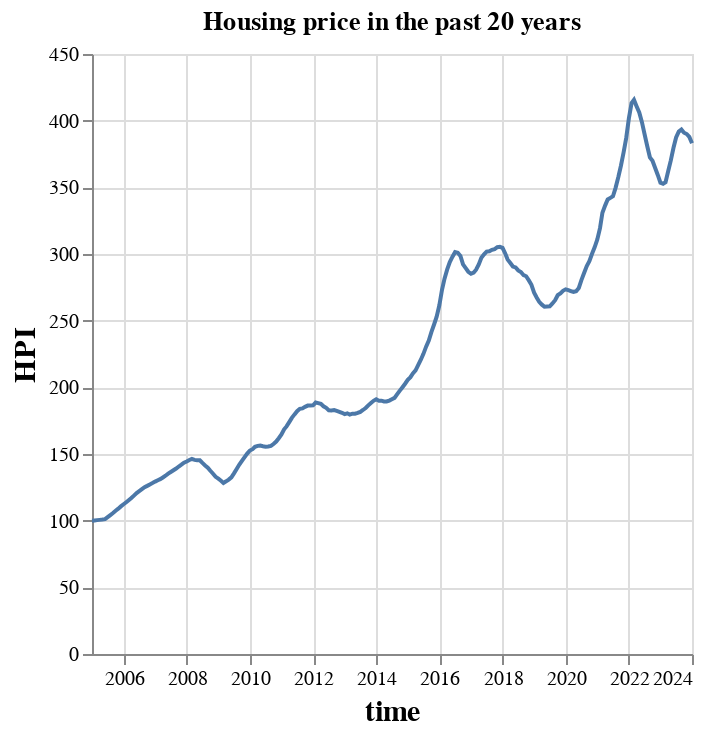

Here is the notebook cell this chart was saved with:
### Markdown cell above
Then we visualize the dataframe.

### Code cell
import altair as alt

plot = alt.Chart(data, title = "Housing price in the past 20 years").mark_line().encode(
    x=alt.X('Date:T').title('time'),
    y=alt.Y('house_price_index').title('HPI')
    
).configure_axis(titleFontSize = 15)
plot

### Figure 1 — Vega-Lite specification as saved in the notebook (floating-point values rounded to 4 significant figures; data arrays with more than 128 entries replaced by an {"elided": "..."} marker saying what was removed)
{"config": {"view": {"continuousWidth": 300, "continuousHeight": 300}, "axis": {"titleFontSize": 15}}, "data": {"name": "data-3c3c60080a22151963bdde38ea97ecf0"}, "mark": {"type": "line"}, "encoding": {"x": {"field": "Date", "title": "time", "type": "temporal"}, "y": {"field": "house_price_index", "title": "HPI", "type": "quantitative"}}, "title": "Housing price in the past 20 years", "$schema": "https://vega.github.io/schema/vega-lite/v5.8.0.json", "datasets": {"data-3c3c60080a22151963bdde38ea97ecf0": {"elided": "229 records"}}}
